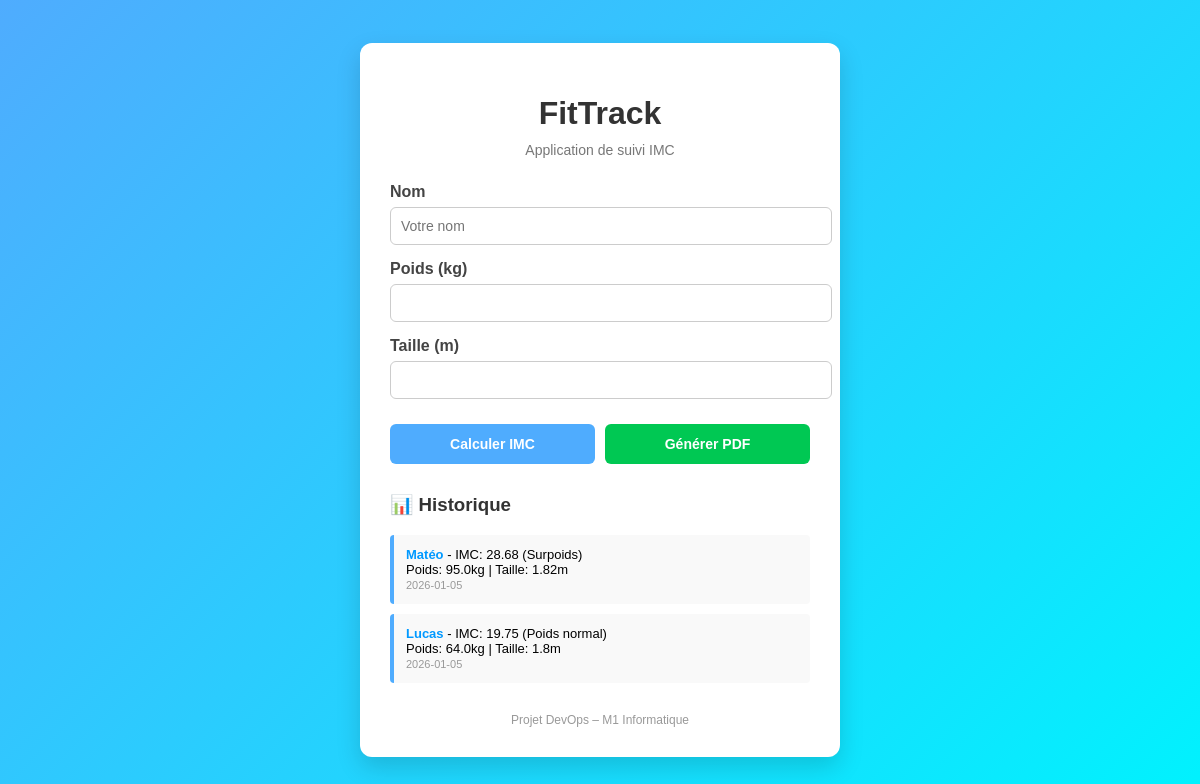
Before: / with the older database file.
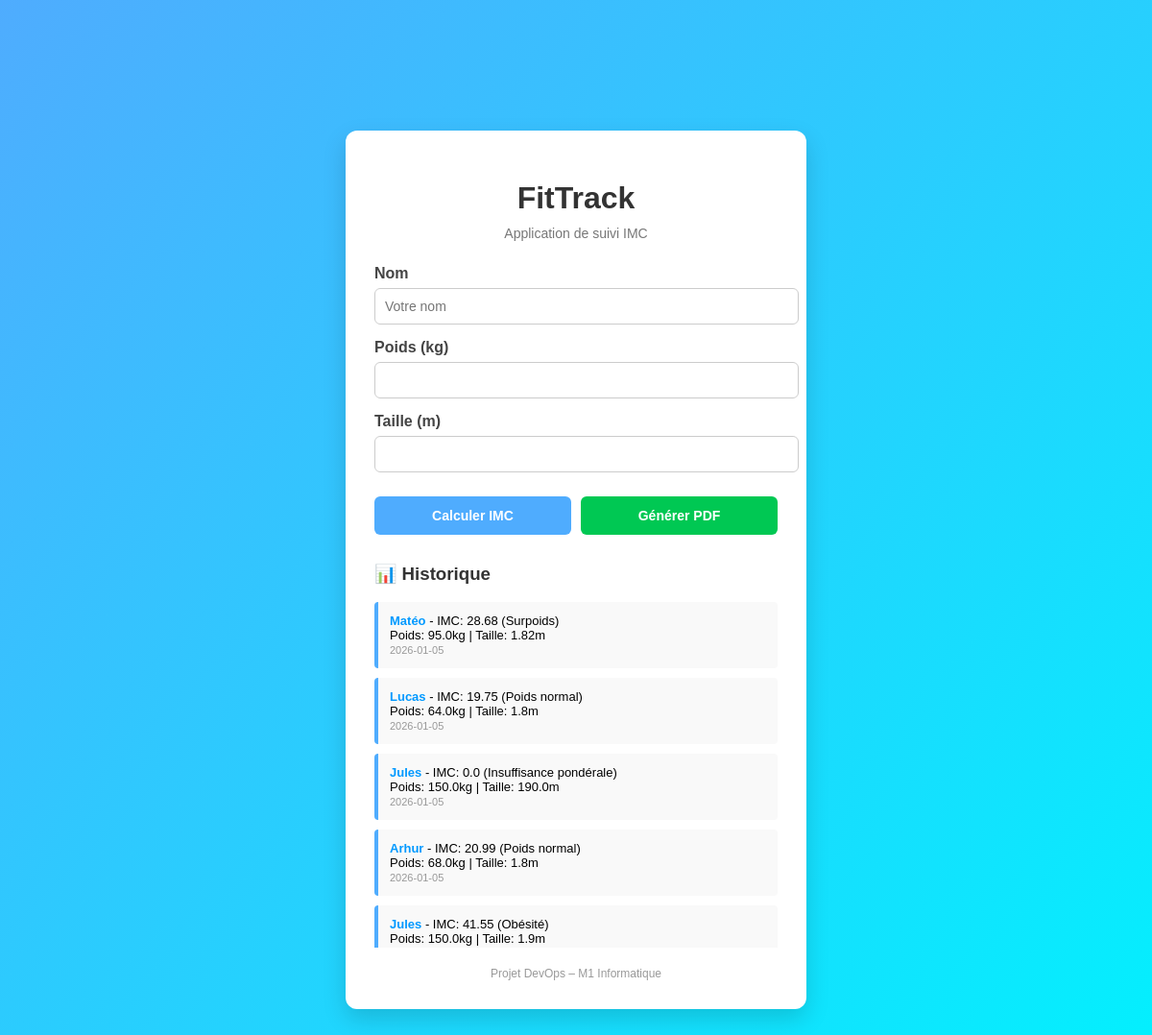
After: the same page with the newer database file.
### tables this page shows
CREATE TABLE weight_logs (
            id INTEGER PRIMARY KEY AUTOINCREMENT,
            nom VARCHAR(100) NOT NULL,
            date DATE NOT NULL,
            poids FLOAT NOT NULL,
            taille FLOAT NOT NULL,
            imc FLOAT NOT NULL,
            categorie_imc VARCHAR(50) NOT NULL
        );

### app/web.py (the view, shortened to what this page needs)
@app.route("/", methods=["GET", "POST"])
def index():
    imc = None
    categorie = None
    entries = get_all_entries()
    return render_template("index.html", imc=imc, categorie=categorie, entries=entries)

### app/database.py (called while the page is built)
def get_connection():
    return sqlite3.connect(str(DB_PATH))

def get_all_entries():
    conn = get_connection()
    cursor = conn.cursor()
    cursor.execute("""
        SELECT id, nom, date, poids, taille, imc, categorie_imc
        FROM weight_logs
        ORDER BY date DESC
    """)
    entries = []
    for row in cursor.fetchall():
        entries.append({
            'id': row[0],
            'nom': row[1],
            'date': row[2],
            'poids': row[3],
            'taille': row[4],
            'imc': row[5],
            'categorie_imc': row[6]
        })
    conn.close()
    return entries

### app/templates/index.html (shortened to what this page needs)
<!DOCTYPE html>
<html lang="fr">
  <head>
  </head>
  <body>
    <div class="card">
      <h1>FitTrack</h1>
      <div class="subtitle">Application de suivi IMC</div>
      <form method="post">
        <label>Nom</label>
        <input type="text" name="nom" required placeholder="Votre nom" />
        <label>Poids (kg)</label>
        <input type="number" step="0.1" name="poids" required />
        <label>Taille (m)</label>
        <input type="number" step="0.01" name="taille" required />
        <div class="buttons">
          <button class="btn-calc" type="submit">Calculer IMC</button>
          <button class="btn-pdf" type="submit" name="pdf">Générer PDF</button>
        </div>
      </form>
       {% if entries %}
      <div class="history">
        <h3>📊 Historique</h3>
        {% for entry in entries %}
        <div class="entry">
          <strong>{{ entry.nom }}</strong> - IMC: {{ entry.imc }} ({{
          entry.categorie_imc }})<br />
          Poids: {{ entry.poids }}kg | Taille: {{ entry.taille }}m<br />
          <span class="date">{{ entry.date }}</span>
        </div>
        {% endfor %}
      </div>
      {% endif %}
      <div class="footer">Projet DevOps – M1 Informatique</div>
    </div>
  </body>
</html>

### app/templates/index.html (style rules this page uses)
body { font-family: Arial, Helvetica, sans-serif; background: linear-gradient(135deg, #4facfe, #00f2fe); min-height: 100vh; margin: 0; display: flex; align-items: center; justify-content: center; }
.card { background: white; width: 420px; padding: 30px; border-radius: 12px; box-shadow: 0 10px 25px rgba(0, 0, 0, 0.15); }
h1 { text-align: center; margin-bottom: 10px; color: #333; }
.subtitle { text-align: center; font-size: 14px; color: #777; margin-bottom: 25px; }
label { font-weight: bold; display: block; margin-top: 15px; color: #444; }
input { width: 100%; padding: 10px; margin-top: 6px; border-radius: 6px; border: 1px solid #ccc; font-size: 14px; }
.buttons { display: flex; gap: 10px; margin-top: 25px; }
button { flex: 1; padding: 12px; border: none; border-radius: 6px; font-size: 14px; font-weight: bold; cursor: pointer; }
.btn-calc { background: #4facfe; color: white; }
.btn-pdf { background: #00c853; color: white; }
.footer { margin-top: 20px; text-align: center; font-size: 12px; color: #999; }
.history { margin-top: 30px; max-height: 400px; overflow-y: auto; }
.history h3 { margin-top: 0; color: #333; }
.entry { background: #f9f9f9; padding: 12px; margin-bottom: 10px; border-left: 4px solid #4facfe; border-radius: 4px; font-size: 13px; }
.entry strong { color: #0099ff; }
.entry .date { font-size: 11px; color: #999; }

Changed rows visible on the page:
added weight_logs: nom "Jules", imc "0.0", categorie_imc "Insuffisance pondérale", poids "150.0", taille "190.0", date "2026-01-05"
added weight_logs: nom "Arhur", imc "20.99", categorie_imc "Poids normal", poids "68.0", taille "1.8", date "2026-01-05"
added weight_logs: nom "Jules", imc "41.55", categorie_imc "Obésité", poids "150.0", taille "1.9"
